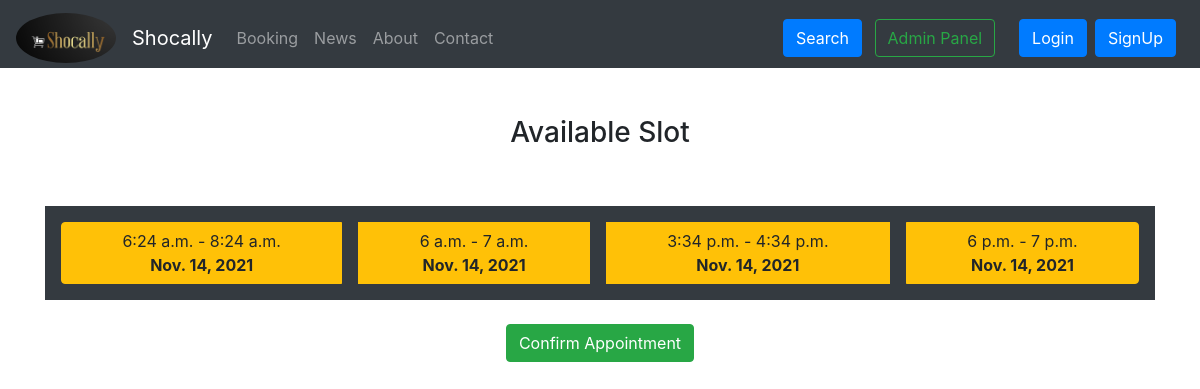
Page /booking/ItemBookPage/3 on the earlier database version.
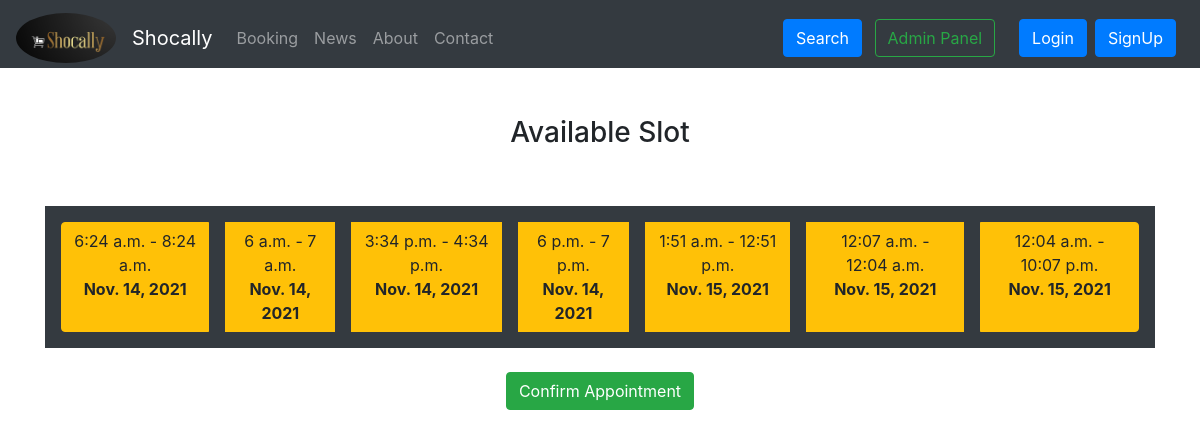
Same page on the later database version.
### booking/models.py (models this page shows, shortened)
class TimeSlot(models.Model):
    seller = models.ForeignKey(Seller,on_delete=models.CASCADE) # one to many relationship
    starting_time = models.TimeField()
    ending_time = models.TimeField()
    max_booking = models.IntegerField(default=0)             #how many person can book at that time/slot
    bookingDate = models.DateField(auto_now_add=True,blank=True)

### booking/views.py (the view)
# urls.py: path("ItemBookPage/<int:itemId>", views.ItemBookPage, name="ItemBookPage"),
def ItemBookPage(request,itemId):
    item = BookingItem.objects.get(id=itemId)
    timeSlot = TimeSlot.objects.filter(seller=item.seller)
    return render(request,'booking/itemBookingPage.html',{'item':item, 'timeSlot':timeSlot})

### templates/booking/itemBookingPage.html (shortened to what this page needs)
{% extends 'base.html' %}
{% load static %}
{% block body %}
<div class="container">
  <form id='main' action="/booking/appointmentBook/"  method="post">
  <div class="text-center p-5 ">
    <h3>Available Slot</h3>
  </div>
  <div class="btn-group btn-group-toggle d-flex bg-dark p-2" data-toggle="buttons">
    {% for i in timeSlot %}
    {% if i.max_booking > 0 %}
      <label class="btn btn-warning m-2">
        <input type="radio" class="timeslot" name="options" id="slot{{i.id}}" onclick="javascript:updateSlot({{i.id}});"> {{i.starting_time}} - {{i.ending_time}} <br> <b>{{i.bookingDate}}</b>
      </label>
    {% endif %}
    {% endfor %}
  </div>
  <div class="text-center">
  <button type="submit" class="btn my-4 btn-success">Confirm Appointment</button>
  </div>
  </form>
</div>
{% endblock %}

Differences in the rows shown:
added TimeSlot: starting_time "1:51 a.m.", ending_time "12:51 p.m.", bookingDate "Nov. 15, 2021"
added TimeSlot: starting_time "12:07 a.m.", ending_time "12:04 a.m.", bookingDate "Nov. 15, 2021"
added TimeSlot: starting_time "12:04 a.m.", ending_time "10:07 p.m.", bookingDate "Nov. 15, 2021"
